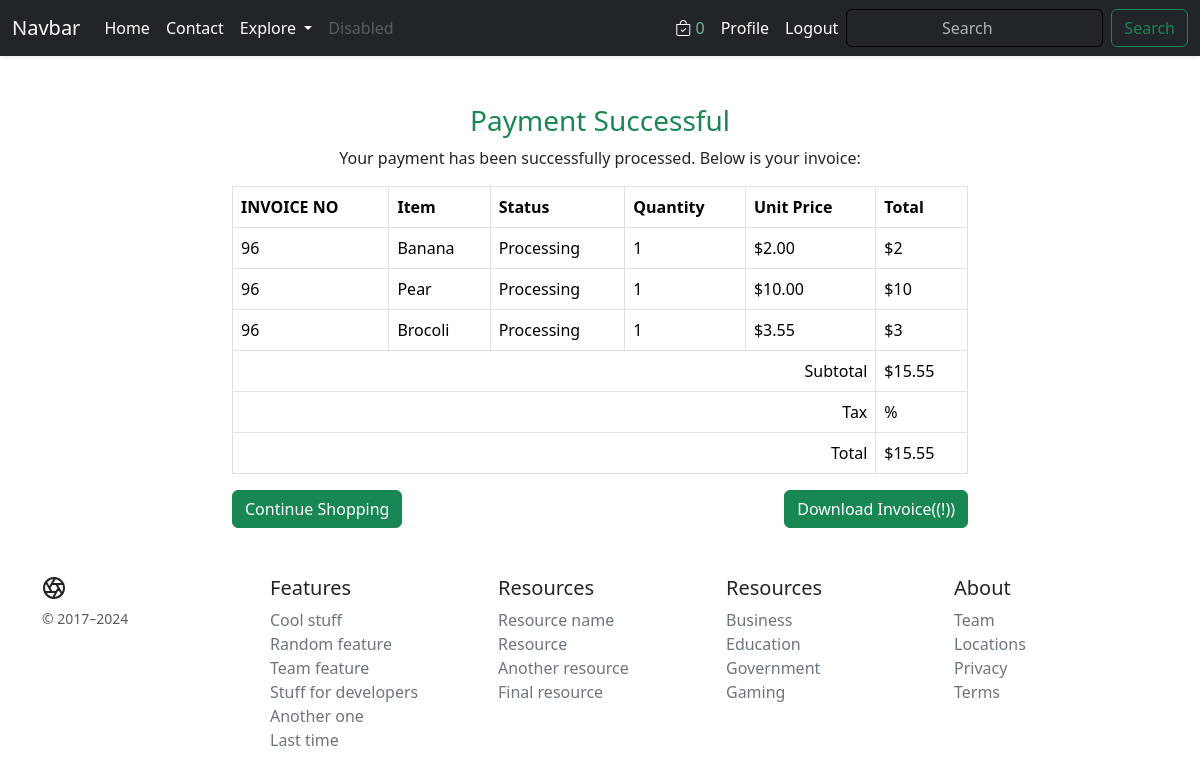
The app's page /payment-success/ (signed in) with its own data.
### core/models.py (models this page shows, shortened)
class CartOrder(models.Model):
    user = models.ForeignKey(User, on_delete=models.CASCADE)
    price = models.DecimalField(max_digits=10, decimal_places=2, default=1.99)
    paid_status = models.BooleanField(default=False)
    order_date = models.DateTimeField(auto_now_add=True)
    product_status = models.CharField(
        max_length=30, choices=STATUS_CHOICES, default='processing')
    class Meta:
        verbose_name_plural = "Cart Orders"

class CartOrderItems(models.Model):
    order = models.ForeignKey(CartOrder, on_delete=models.CASCADE)
    invoice_no = models.CharField(max_length=200)
    product_status = models.CharField(max_length=200)
    item = models.CharField(max_length=200)
    qty = models.IntegerField(default=0)
    image = models.CharField(max_length=200)
    price = models.DecimalField(
        max_digits=9999999, decimal_places=2, default="1.99")
    total = models.DecimalField(
        max_digits=9999999, decimal_places=2, default="1.99")
    class Meta:
        verbose_name_plural = "Cart Order Items"

### core/views.py (the view)
# urls.py: path('payment-success/', views.payment_completed_view,
def payment_completed_view(request):
    if 'cart_data_obj' in request.session:
        print('yes', request.session['cart_data_obj'])
        del request.session['cart_data_obj']
    latest_order = CartOrder.objects.filter(
        user=request.user).order_by('-id').first()
    latest_order.paid_status = True
    latest_order.save()
    order_items = CartOrderItems.objects.filter(
        order=latest_order)
    print(*order_items)
    context = {
        'latest_order': latest_order,
        'order_items': order_items
    }
    return render(request, 'core/payment_completed.html', context)

### core/context_processors.py (called while the page is built)
def default(request):
    categories_context = Category.objects.all()
    vendors_context = Vendor.objects.all()
    try:
        address_context = Address.objects.get(user=request.user)
    except:
        address_context = None
    min_max_price = Product.objects.aggregate(Min("price"), Max("price"))
    return {
        'categories_context': categories_context,
        'vendors_context': vendors_context,
        'address_context': address_context,
        'min_max_price_context': min_max_price,
    }

### Templates/core/payment_completed.html
{% extends 'core/base.html' %} {% load static %} {% block content %}
<div class="container mt-5">
  <div class="row justify-content-center">
    <div class="col-md-8">
      <div class="">
        <h3 class="text-center text-success">Payment Successful</h3>
        <div class="card-body">
          <p class="text-center">
            Your payment has been successfully processed. Below is your invoice:
          </p>
          <div class="table-responsive">
            <table class="table table-bordered">
              <thead>
                <tr>
                  <th>INVOICE NO</th>
                  <th>Item</th>
                  <th>Status</th>
                  <th>Quantity</th>
                  <th>Unit Price</th>
                  <th>Total</th>
                </tr>
              </thead>
              <tbody>
                {% for i in order_items %}
                <tr>
                  <td>{{latest_order.id}}</td>
                  <td>{{i.item}}</td>
                  <td>{{i.product_status|title}}</td>
                  <td>{{i.qty}}</td>
                  <td>${{i.price}}</td>
                  <td>${% widthratio i.qty 1 i.price %}</td>
                </tr>
                {%endfor%}
              </tbody>
              <tfoot>
                <tr>
                  <td colspan="5" class="text-end">Subtotal</td>
                  <td>${{latest_order.price}}</td>
                </tr>
                <tr>
                  <td colspan="5" class="text-end">Tax</td>
                  <td>%</td>
                </tr>
                <tr>
                  <td colspan="5" class="text-end">Total</td>
                  <td>${{latest_order.price}}</td>
                </tr>
              </tfoot>
            </table>
          </div>
          <div class="justify-content-between d-flex">
            <a href="{% url 'core:home' %}" class="btn btn-block btn-success"
              >Continue Shopping</a
            >
            <a href="" class="btn btn-block btn-success"
              >Download Invoice((!))</a
            >
          </div>
        </div>
      </div>
    </div>
  </div>
</div>
{%endblock%}

### static/css/styles.css (style rules this page uses)
.btn { transition: color 0.3s; }

### records on screen
CartOrderItems: item "Banana", product_status "Processing", qty "1", price "2.00", qty+price "2"
CartOrder: id "96", price "15.55"
CartOrderItems: item "Pear", product_status "Processing", qty "1", price "10.00", qty+price "10"
CartOrderItems: item "Brocoli", product_status "Processing", qty "1", price "3.55", qty+price "3"

### other values on screen
{{ request.session.cart_data_obj|length }} "0"
